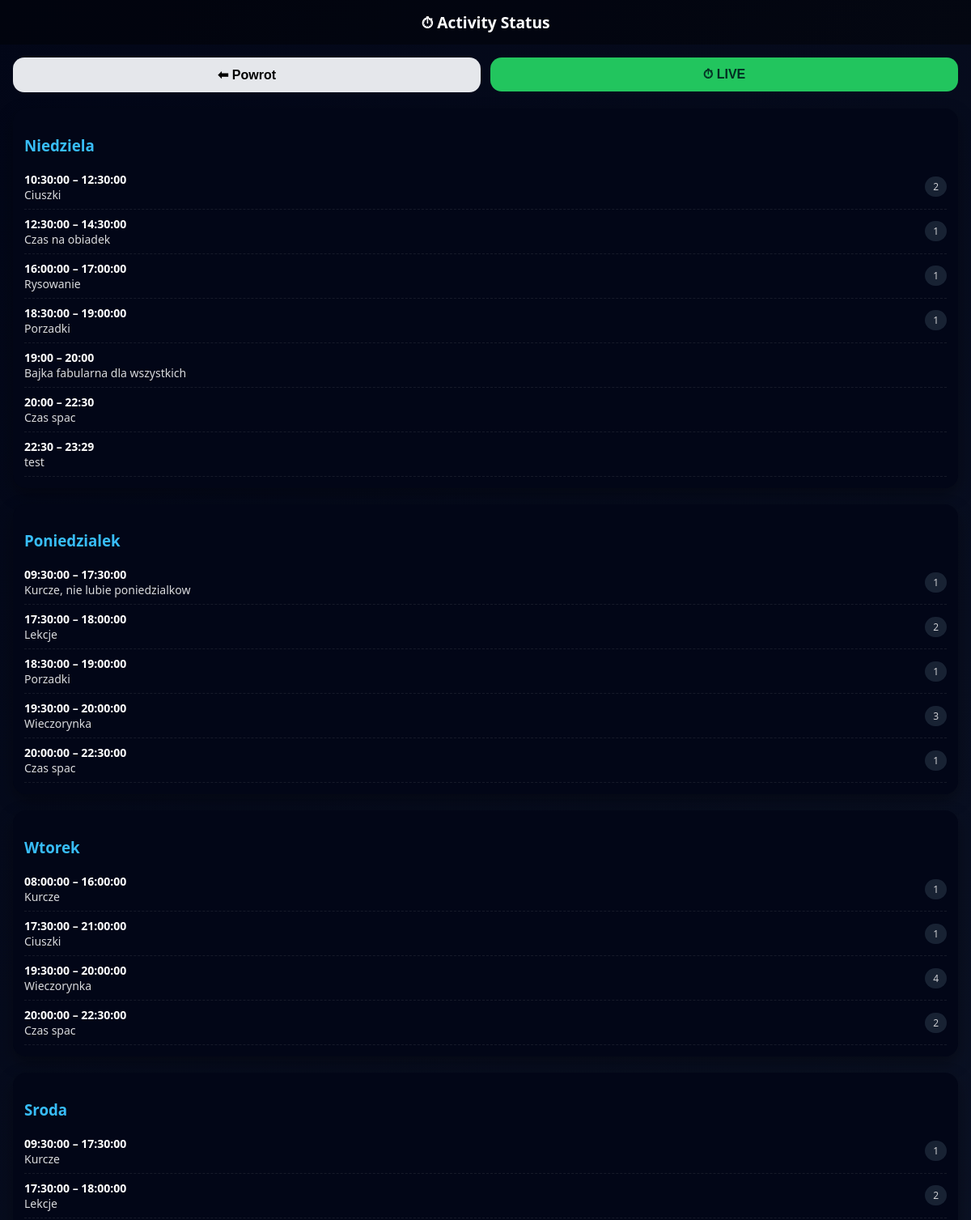
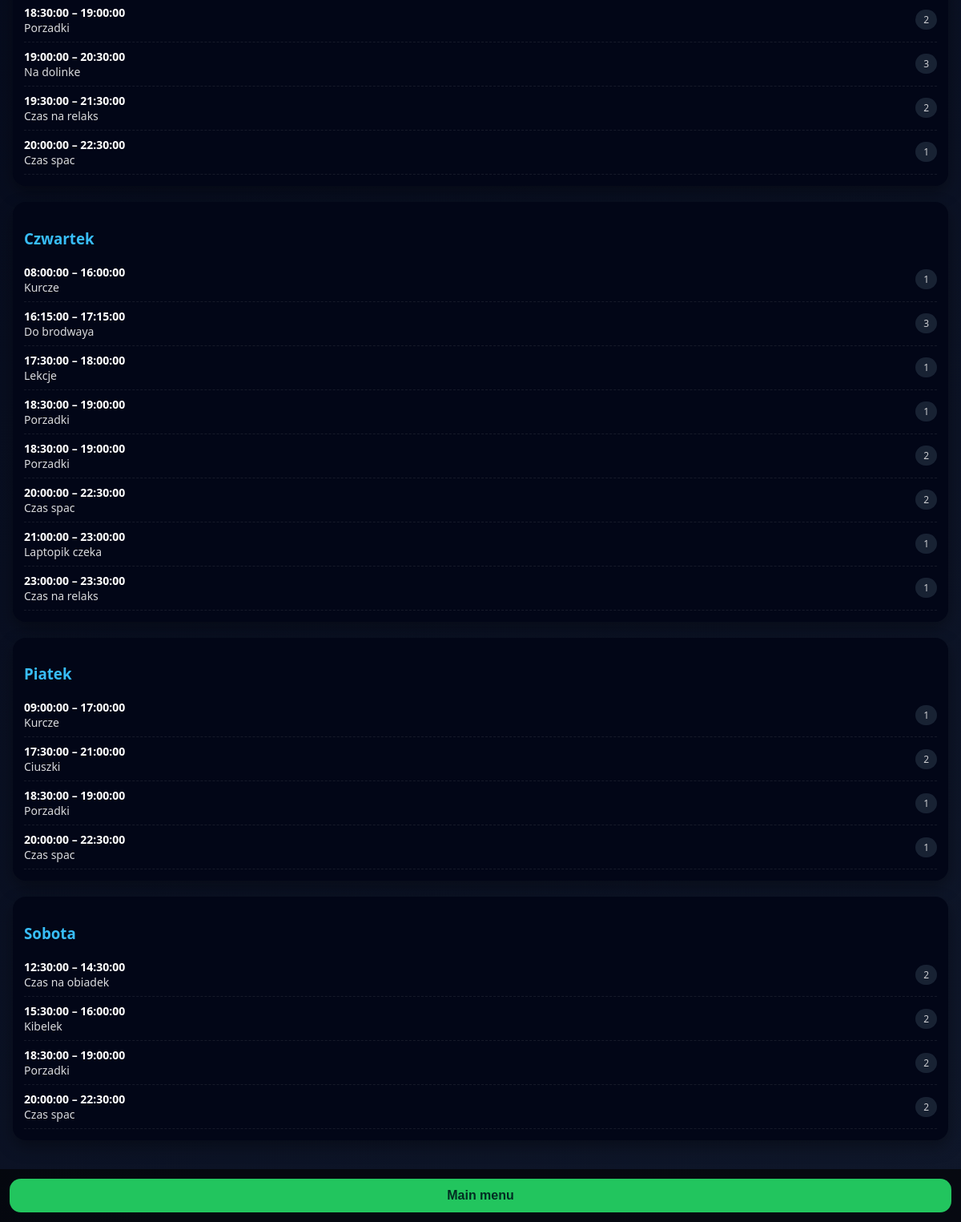
Page /week on the committed database (2 pictures, top to bottom).
### tables this page shows
CREATE TABLE ActiviesDays (
            Id INTEGER PRIMARY KEY,
            CreatedAt TEXT NOT NULL DEFAULT CURRENT_TIMESTAMP,
            StartTime INTEGER NOT NULL,
            EndTime INTEGER NOT NULL,
            Description TEXT,
            DayOfWeek INTEGER NOT NULL,

            ModelPersonFamilyId INTEGER,
            ModelPictureActivityId INTEGER,

            FOREIGN KEY (ModelPersonFamilyId)
                REFERENCES PersonFamilies(Id)
                ON DELETE SET NULL,

            FOREIGN KEY (ModelPictureActivityId)
                REFERENCES PictureActivities(Id)
                ON DELETE SET NULL
        );

CREATE TABLE PersonFamilies (
            Id INTEGER PRIMARY KEY,
            PersonName INTEGER NOT NULL,
            PersonPicture TEXT
        );

### routes_activities_activity.py (the view)
    @app.get("/week", response_class=HTMLResponse)
    def week_page(request: Request):
        db = get_db()
        cursor = db.cursor()
        rows = cursor.execute("""
            SELECT
                ad.DayOfWeek,
                ad.StartTime,
                ad.EndTime,
                ad.Description,
                pf.PersonName
            FROM ActiviesDays ad
            LEFT JOIN PersonFamilies pf
                ON ad.ModelPersonFamilyId = pf.Id
            ORDER BY ad.DayOfWeek, ad.StartTime
        """).fetchall()
        db.close()
        week = {}
        for r in rows:
            week.setdefault(r["DayOfWeek"], []).append(r)
        return templates.TemplateResponse(
            "week.html",
            {
                "request": request,
                "week": week,
                "day_names": DAY_NAMES,   # 👈 KLUCZOWE
            }
        )

### templates/week.html (shortened to what this page needs)
{% extends "base.html" %}
{% block content %}
<div style="display:flex; gap:12px; margin-bottom:20px;">
    <a href="/activity" style="flex:1">
        <button class="btn gray">⬅ Powrot</button>
    </a>
    <a href="/status" style="flex:1">
        <button class="btn green">⏱ LIVE</button>
    </a>
</div>
{% for day, items in week.items() %}
<div style="
    margin-bottom:20px;
    background:#020617;
    border-radius:16px;
    padding:14px;
    box-shadow:0 8px 20px rgba(0,0,0,0.35);
">
    <h3 style="margin-bottom:12px; color:#38bdf8;">
        {{ day_names.get(day, "Nieznany dzień") }}
    </h3>
    {% for i in items %}
    <div style="
        display:flex;
        justify-content:space-between;
        align-items:center;
        padding:8px 0;
        border-bottom:1px dashed rgba(255,255,255,0.08);
        font-size:14px;
    ">
        <div>
            <strong>{{ i.StartTime }} – {{ i.EndTime }}</strong><br>
            <span style="opacity:.85;">{{ i.Description }}</span>
        </div>
        {% if i.PersonName %}
        <span style="
            background:#1e293b;
            padding:4px 10px;
            border-radius:999px;
            font-size:12px;
            opacity:.8;
        ">
            {{ i.PersonName }}
        </span>
        {% endif %}
    </div>
    {% endfor %}
</div>
{% endfor %}
{% endblock %}

### templates/base.html (shortened to what this page needs)
<!DOCTYPE html>
<html lang="pl">
<head>
</head>
<body>
<header>
    ⏱ Activity Status
</header>
<main>
    {% block content %}{% endblock %}
</main>
<footer>
    <a href="/mainmenu" style="flex:1">
        <button class="btn btn-status">Main menu</button>
    </a>
</footer>
</body>
</html>

### templates/base.html (style rules this page uses)
body { margin: 0; font-family: system-ui, Arial, sans-serif; background: linear-gradient(135deg, #020617, #0f172a); color: #fff; min-height: 100vh; display: flex; flex-direction: column; }
header { padding: 14px; text-align: center; font-weight: bold; font-size: 1.2em; background: rgba(0,0,0,0.4); }
main { flex: 1; padding: 16px; }
footer { padding: 12px; background: rgba(0,0,0,0.6); display: flex; gap: 12px; }
.btn { flex: 1; padding: 14px; border-radius: 14px; border: none; font-size: 1em; font-weight: bold; cursor: pointer; }
.btn-status { background: #22c55e; color: #022c22; }
a { text-decoration: none; }
.btn { width:100%; padding:12px; border-radius:14px; border:none; font-weight:bold; cursor:pointer; }
.btn.gray { background:#e5e7eb; }
.btn.green { background:#22c55e; color:#022c22; }

### rows in the picture
ActiviesDays: StartTime "10:30:00", EndTime "12:30:00", Description "Ciuszki", PersonName "2"
ActiviesDays: StartTime "12:30:00", EndTime "14:30:00", Description "Czas na obiadek", PersonName "1"
ActiviesDays: StartTime "16:00:00", EndTime "17:00:00", Description "Rysowanie", PersonName "1"
ActiviesDays: StartTime "18:30:00", EndTime "19:00:00", Description "Porzadki", PersonName "1"
ActiviesDays: StartTime "19:00", EndTime "20:00", Description "Bajka fabularna dla wszystkich"
ActiviesDays: StartTime "20:00", EndTime "22:30", Description "Czas spac"
ActiviesDays: StartTime "22:30", EndTime "23:29", Description "test"
ActiviesDays: StartTime "09:30:00", EndTime "17:30:00", Description "Kurcze, nie lubie poniedzialkow", PersonName "1"
ActiviesDays: StartTime "17:30:00", EndTime "18:00:00", Description "Lekcje", PersonName "2"
ActiviesDays: StartTime "18:30:00", EndTime "19:00:00", Description "Porzadki", PersonName "1"
ActiviesDays: StartTime "19:30:00", EndTime "20:00:00", Description "Wieczorynka", PersonName "3"
ActiviesDays: StartTime "20:00:00", EndTime "22:30:00", Description "Czas spac", PersonName "1"
ActiviesDays: StartTime "08:00:00", EndTime "16:00:00", Description "Kurcze", PersonName "1"
ActiviesDays: StartTime "17:30:00", EndTime "21:00:00", Description "Ciuszki", PersonName "1"
ActiviesDays: StartTime "19:30:00", EndTime "20:00:00", Description "Wieczorynka", PersonName "4"
ActiviesDays: StartTime "20:00:00", EndTime "22:30:00", Description "Czas spac", PersonName "2"
ActiviesDays: StartTime "09:30:00", EndTime "17:30:00", Description "Kurcze", PersonName "1"
ActiviesDays: StartTime "17:30:00", EndTime "18:00:00", Description "Lekcje", PersonName "2"
ActiviesDays: StartTime "18:30:00", EndTime "19:00:00", Description "Porzadki", PersonName "2"
ActiviesDays: StartTime "19:00:00", EndTime "20:30:00", Description "Na dolinke", PersonName "3"
ActiviesDays: StartTime "19:30:00", EndTime "21:30:00", Description "Czas na relaks", PersonName "2"
ActiviesDays: StartTime "20:00:00", EndTime "22:30:00", Description "Czas spac", PersonName "1"
ActiviesDays: StartTime "08:00:00", EndTime "16:00:00", Description "Kurcze", PersonName "1"
ActiviesDays: StartTime "16:15:00", EndTime "17:15:00", Description "Do brodwaya", PersonName "3"
ActiviesDays: StartTime "17:30:00", EndTime "18:00:00", Description "Lekcje", PersonName "1"
ActiviesDays: StartTime "18:30:00", EndTime "19:00:00", Description "Porzadki", PersonName "1"
ActiviesDays: StartTime "18:30:00", EndTime "19:00:00", Description "Porzadki", PersonName "2"
ActiviesDays: StartTime "20:00:00", EndTime "22:30:00", Description "Czas spac", PersonName "2"
ActiviesDays: StartTime "21:00:00", EndTime "23:00:00", Description "Laptopik czeka", PersonName "1"
ActiviesDays: StartTime "23:00:00", EndTime "23:30:00", Description "Czas na relaks", PersonName "1"
ActiviesDays: StartTime "09:00:00", EndTime "17:00:00", Description "Kurcze", PersonName "1"
ActiviesDays: StartTime "17:30:00", EndTime "21:00:00", Description "Ciuszki", PersonName "2"
ActiviesDays: StartTime "18:30:00", EndTime "19:00:00", Description "Porzadki", PersonName "1"
ActiviesDays: StartTime "20:00:00", EndTime "22:30:00", Description "Czas spac", PersonName "1"
ActiviesDays: StartTime "12:30:00", EndTime "14:30:00", Description "Czas na obiadek", PersonName "2"
ActiviesDays: StartTime "15:30:00", EndTime "16:00:00", Description "Kibelek", PersonName "2"
ActiviesDays: StartTime "18:30:00", EndTime "19:00:00", Description "Porzadki", PersonName "2"
ActiviesDays: StartTime "20:00:00", EndTime "22:30:00", Description "Czas spac", PersonName "2"

### other values in the picture
{{ day_names.get(day, "Nieznany dzień") }} "Niedziela" "Poniedzialek" "Wtorek" "Sroda" "Czwartek" "Piatek" "Sobota"
